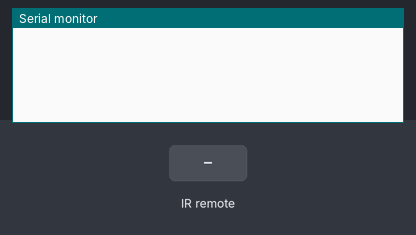
The sketch below on a simulated Arduino Uno, built with avr-gcc and run on an emulated ATmega328P. On the bench: the last lines printed to the serial monitor. Wiring (inferred from the names in the program): IR receiver: data pin 13. The inputs (shaded band) are chosen by the test bench.

Above: at 1.2 s.
1.3 s: infrared code 0xFF08F7 received
At 2.0 s:
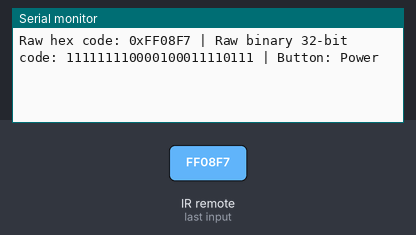
2.8 s: infrared code 0xFF30CF received
At 4.0 s:
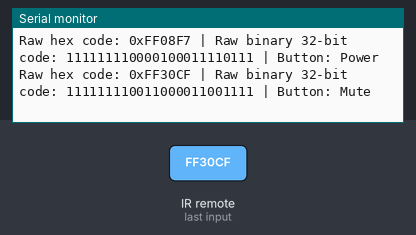
4.3 s: infrared code 0xFF40BF received
At 5.5 s:
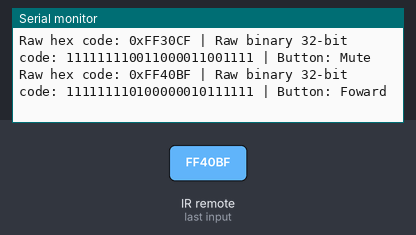
5.8 s: infrared code 0xFF827D received
At 6.7 s:
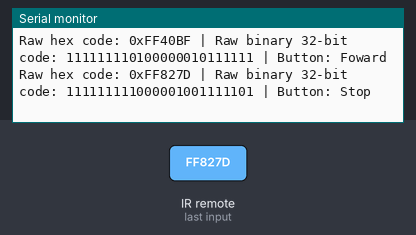
7.3 s: infrared code 0xFF38C7 received
At 7.8 s:
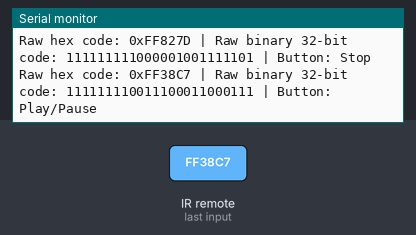
8.8 s: infrared code 0xFFA05F received
At 10.1 s:
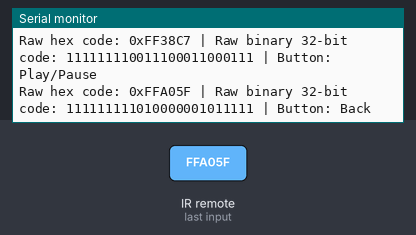

The sketch:

IR_Receiver.ino
```cpp
#define IR_PIN 13

void setup() {
  pinMode(IR_PIN, INPUT);
  Serial.begin(115200);
}

uint32_t readIR() {

  static uint32_t lastCode = 0;  // MUST persist across calls

  if (digitalRead(IR_PIN) == HIGH) { //Get out if no signal
    return 0;
  }

  // Measure leading LOW pulse
  unsigned long start = micros();
  while (digitalRead(IR_PIN) == LOW);
  unsigned long lowTime = micros() - start;

  if (lowTime < 8500 || lowTime > 9500) {
    return 0;
  }

  // Measure leading HIGH pulse
  start = micros();
  while (digitalRead(IR_PIN) == HIGH);
  unsigned long highTime = micros() - start;

  // NEC repeat code (button held)
  // Usually ~2.25ms HIGH after 9ms LOW
  if (highTime > 2000 && highTime < 2800) {
    // consume remaining frame time if needed
    lastCode = lastCode;   // unchanged, just explicit
    return lastCode;
  }

  // Normal NEC frame
  if (highTime < 4000 || highTime > 5000) {
    return 0;
  }

  uint32_t data = 0;

  for (int i = 0; i < 32; i++) {

    while (digitalRead(IR_PIN) == LOW);

    start = micros();
    while (digitalRead(IR_PIN) == HIGH);
    unsigned long pulse = micros() - start;

    data <<= 1;

    if (pulse > 1000) {
      data |= 1;
    }
  }

  lastCode = data; // update stored code
  return data;
}

void loop() {
  uint32_t code = readIR(); //readIR returns 32 bit code, returns 0 if no code

  if (code != 0) { //Ignore if no code detected

    Serial.print("Raw hex code: 0x");
    Serial.print(code, HEX);
    Serial.print(" | Raw binary 32-bit code: ");
    Serial.print(code, BIN);
    Serial.print(" | Button: ");

    if (code == 0xFF08F7) { Serial.println("Power");} //Labels for the Medion® Internet Radio MD89289 remote
    else if (code == 0xFF30CF) { Serial.println("Mute");}
    else if (code == 0xFF40BF) { Serial.println("Foward");}
    else if (code == 0xFF827D) { Serial.println("Stop");}
    else if (code == 0xFF38C7) { Serial.println("Play/Pause");}
    else if (code == 0xFFA05F) { Serial.println("Back");}
    else if (code == 0xFFB04F) { Serial.println("Star");}
    else if (code == 0xFF807F) { Serial.println("Scan");}
    else if (code == 0xFF58A7) { Serial.println("EQ");}
    else if (code == 0xFF4AB5) { Serial.println("Info");}
    else if (code == 0xFF609F) { Serial.println("Mode");}
    else if (code == 0xFFE817) { Serial.println("Menu");}
    else if (code == 0xFF48B7) { Serial.println("Up");}
    else if (code == 0xFF02FD) { Serial.println("Left");}
    else if (code == 0xFF32CD) { Serial.println("OK");}
    else if (code == 0xFF20DF) { Serial.println("Right");}
    else if (code == 0xFF7887) { Serial.println("Down");}
    else if (code == 0xFF28D7) { Serial.println("Volume down");}
    else if (code == 0xFFF00F) { Serial.println("Volume up");}
    else if (code == 0xFF906F) { Serial.println("1");}
    else if (code == 0xFFB847) { Serial.println("2");}
    else if (code == 0xFFF807) { Serial.println("3");}
    else if (code == 0xFF9867) { Serial.println("4");}
    else if (code == 0xFFD827) { Serial.println("5");}
    else if (code == 0xFFB24D) { Serial.println("6");}
    else if (code == 0xFF00FF) { Serial.println("7");}
    else if (code == 0xFF12ED) { Serial.println("8");}
    else if (code == 0xFF2AD5) { Serial.println("9");}
    else if (code == 0xFFC03F) { Serial.println("Snooze");}
    else if (code == 0xFFA857) { Serial.println("0");}
    else if (code == 0xFF42BD) { Serial.println("Shuffle");}
    else { Serial.println("Unknown button or bad IR receiver");}
  }
}
```

Measured:
- after the input at 1.3 s, the serial monitor: prints a new line after 0.09 s (image 1)
- after the input at 2.8 s, the serial monitor: prints a new line after 0.09 s (image 2)
- after the input at 4.3 s, the serial monitor: prints a new line after 0.09 s (image 3)
- after the input at 5.8 s, the serial monitor: prints a new line after 0.09 s (image 4)
- after the input at 7.3 s, the serial monitor: prints a new line after 0.09 s (image 5)
- after the input at 8.8 s, the serial monitor: prints a new line after 0.09 s (image 6)
